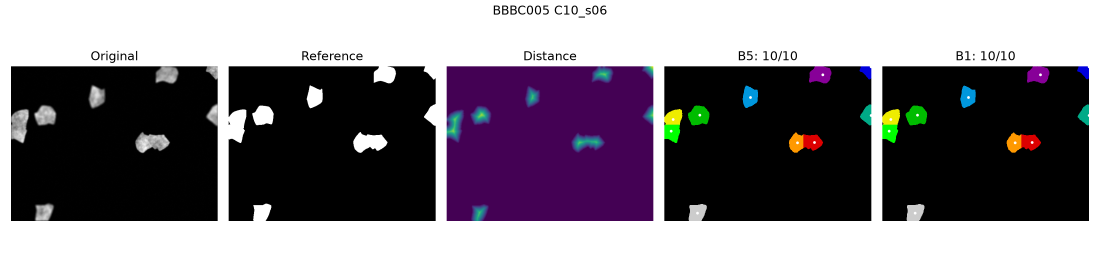
#> input picture reprodutibilidade/figuras/inputs/exemplo_C10_s06.png, 3300 x 792 px (shown at 1/3 size)
$ python -i executar_watershed_bstar_v1.py   (imports and definitions only)
#> lines starting #> are read from the running program, lines starting #| are printed output that depends on the picture; after the words box and inside, x2 and y2 are one past the last pixel; in counts of white or black regions, pixels touching at a corner belong together

#!/usr/bin/env python3
# SIN5014 - ETAPA 06.02 - PASSO 197
# Watershed sensitivity analysis - independent executor

import argparse
import csv
import hashlib
import io
import json
import math
import platform
import sys
import warnings
from pathlib import Path

import numpy as np
import pandas as pd
import scipy
import skimage
import tifffile

from scipy import ndimage as ndi
from skimage import filters, morphology, measure
from skimage import segmentation
from skimage.feature import peak_local_max


MANIFEST_SHA = (
    "7f8a8f2605fbcf161db426743d7dccc6f"
    "125a51b8e33f3c200c03b5bdeec2932"
)

LEVELS = (
    1, 5, 10, 14, 18, 23, 27, 31,
    35, 40, 44, 48, 53, 57, 61, 66,
    70, 74, 78, 83, 87, 91, 96, 100
)

GRID = {
    f"B{i*3+j+1}": (alpha, beta)
    for i, alpha in enumerate([0.35, 0.50, 0.65])
    for j, beta in enumerate([0.20, 0.30, 0.40])
}


def require(condition, message):
    if not condition:
        raise RuntimeError(message)


# [120 lines left out: functions sha, group, load_manifest, read_verified, morphological_test, not called in this run]


def prepare(img):
    f = ndi.median_filter(
        img.astype(np.float32),
        size=3
    )

    otsu = filters.threshold_otsu(f)

    bw = f > otsu

    bw = morphology.remove_small_objects(
        bw, max_size=20, connectivity=1
    )

    lab, nc = ndi.label(
        bw, structure=np.ones((3, 3))
    )

    areas = [
        int(r.area)
        for r in measure.regionprops(lab)
    ]

    rhat = (
        float(np.sqrt(np.median(areas)/np.pi))
        if areas else 0.0
    )

    dist = ndi.distance_transform_edt(bw)

    return dict(
        bw=bw,
        lab=lab,
        nc=int(nc),
        areas=areas,
        rhat=rhat,
        dist=dist,
        dmax=float(dist.max()),
        otsu=float(otsu)
    )


# [549 lines left out: functions binary_metrics, run_ws, load_baseline, check_baseline, summarize, write_json and 2 more, not called in this run]


# [2 lines not run here, left out]

>>> import cv2
>>> picture = cv2.imread('../../../../reprodutibilidade/figuras/inputs/exemplo_C10_s06.png', cv2.IMREAD_GRAYSCALE)
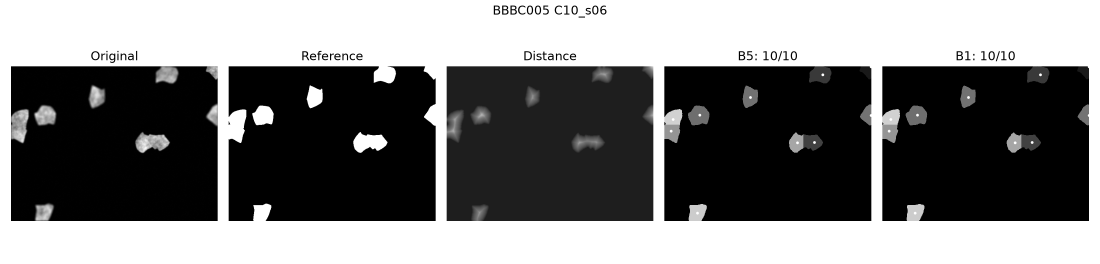
#> picture: shape (792, 3300) (shown at 1/3 size); min 0, max 255, mean 122.9
>>> result = prepare(picture)
#> in prepare, `otsu = filters.threshold_otsu(f)`: otsu = 130
#> in prepare, `bw = f > otsu`:
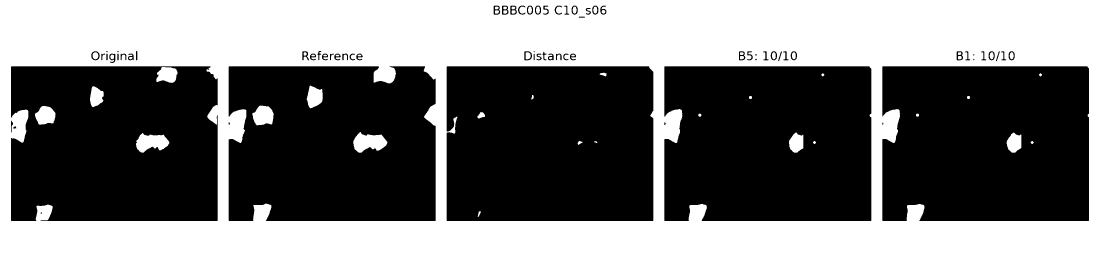
#> bw: shape (792, 3300) bool (shown at 1/3 size); 46.8% white; 54 white regions, largest, box (x1, y1, x2, y2) and area: (0, 0, 3300, 792) 1194004, (1060, 396, 1162, 458) 4162, (408, 399, 508, 458) 3856
#> (the run stopped early here; a loop or call above may not have finished)

$ run again, on reprodutibilidade/figuras/inputs/exemplo_C91_s06.png
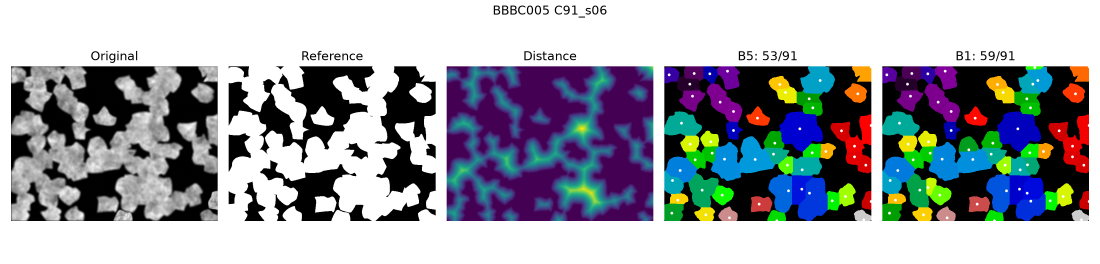
#> input picture reprodutibilidade/figuras/inputs/exemplo_C91_s06.png, 3300 x 792 px (shown at 1/3 size)
#> `picture = cv2.imread('../../../../reprodutibilidade/figuras/inputs/exe..`:
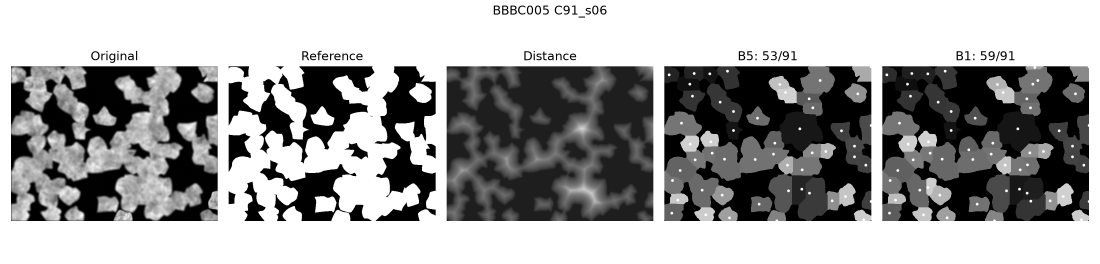
#> picture: shape (792, 3300) (shown at 1/3 size); min 0, max 255, mean 160.4
#> otsu = 141.9
#> in prepare, `bw = f > otsu`:
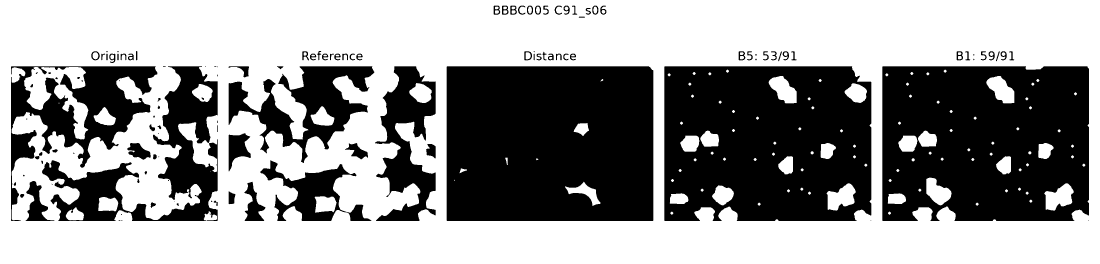
#> bw: shape (792, 3300) bool (shown at 1/3 size); 58.9% white; 123 black regions (30 under 20 px), largest, box (x1, y1, x2, y2) and area: (1340, 199, 1960, 663) 283513, (2647, 199, 3267, 663) 257800, (1993, 199, 2614, 663) 255387
